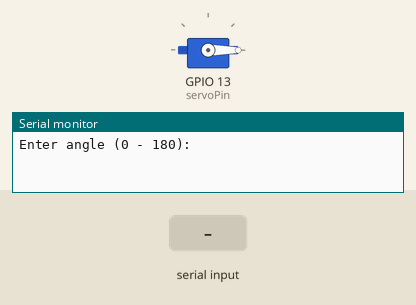
Simulated run of this sketch. Board: ESP32. On the bench: servo, the last lines printed to the serial monitor. Inputs (shaded band) come from the test bench.

Above: at 1.2 s.
1.3 s: "90,45\n" received over Serial
At 2.0 s:
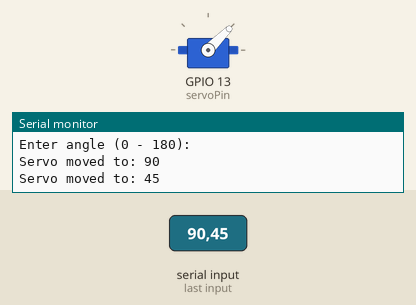
2.8 s: "30,150\n" received over Serial
At 3.2 s:
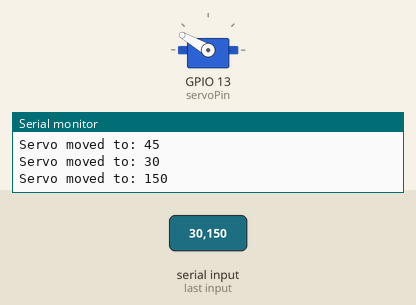
4.3 s: "90\n" received over Serial
At 5.5 s:
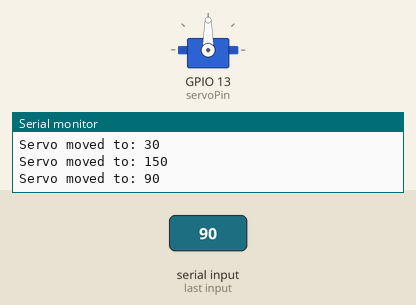
Timing chart, 0 to 7.3 s (numbered marks = the images above; inputs shaded):
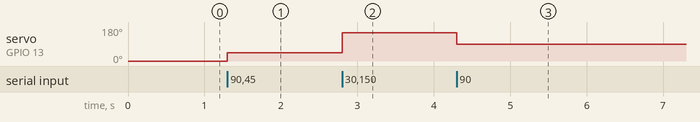

Measured:
- after the input at 1.3 s, servo on GPIO 13 (servoPin): 0° → 45° at once
- after the input at 2.8 s, servo on GPIO 13 (servoPin): 45° → 150° at once
- after the input at 4.3 s, servo on GPIO 13 (servoPin): 150° → 90° at once

The sketch:

1-Serial_Servo.ino
```cpp
/*
  ==============================================================================
   Project       : Serial Controlled Servo
   Version       : 1.0
   Board         : ESP32 DevKit v1
   File          : 1-Serial_Servo.ino
   Author        : JustElectronicX (Dhaivat Joshi)
   Created On    : [14-09-2025]
   Description   : Control a servo motor by entering angle (0–180) through
                   Serial Monitor. Servo position updates immediately when
                   new input is given.

   Status        : Working (tested with ESP32 MG90S servo)

   Purpose       :
     This firmware allows real-time manual control of a servo motor from
     the Arduino IDE Serial Monitor. User inputs an angle, and the servo
     rotates accordingly.

   Features:
     - Input servo angle (0–180) via Serial Monitor.
     - Servo position feedback printed back on Serial.
     - Input validation (rejects invalid values).
     - Compatible with most hobby servos.

   Circuit Connection (ESP32 → Servo):
     - Servo Signal (Orange/Yellow) -> GPIO13
     - Servo VCC (Red)              -> 5V (recommended external supply if high torque)
     - Servo GND (Brown/Black)      -> GND (must be common with ESP32 GND)

   How to Run:
     1. Connect servo as per circuit diagram above.
     2. Open Arduino IDE → Select Board: "ESP32 Dev Module".
     3. Upload the sketch to ESP32.
     4. Open Serial Monitor (Ctrl+Shift+M).
     5. Set baud rate = 115200.
     6. Enter a number between 0 and 180 → Press Enter.
     7. Observe servo movement + feedback in Serial Monitor.

   Common Errors & Fixes:
     - Servo jitters or resets:
         → Use a separate 5V supply for servo (ESP32 5V pin may be weak).
         → Connect grounds (ESP32 GND + Servo GND) together.
     - Random "0" angle input:
         → Serial Monitor may send extra line breaks. Use "No line ending"
           or filter input as already handled in code.
     - Servo not moving:
         → Check pin connection (must be GPIO13 in code).
         → Ensure servo power supply can provide enough current.

   Dependencies:
     - Arduino core for ESP32
     - ESP32Servo library

   Credits:
     - Author: Dhaivat Joshi (JustElectronicX)
     - GitHub: https://github.com/JustElectronicX
     - Instagram: https://www.instagram.com/justelectronicx
     - YouTube : https://www.youtube.com/@justelectronicx
     - Linktree: https://linktr.ee/justelectronicx

   Additional Notes:
     - Modify `servoPin` to use other GPIO if needed.
     - Suitable for robotics, pan-tilt systems, or basic servo experiments.
     - Always ensure external servo power for stability.

  ------------------------------------------------------------------------------
  ==============================================================================
*/


#include <ESP32Servo.h>

Servo myservo;  // create servo object to control a servo

int servoPin = 13;
int pos = 0;    // variable to store the servo position

void setup() {
  Serial.begin(115200);   // Start Serial Monitor (115200)
  while (!Serial) {
    ; // wait for serial port to connect (for native USB)
  }
  // Allow allocation of all timers
  ESP32PWM::allocateTimer(0);
  ESP32PWM::allocateTimer(1);
  ESP32PWM::allocateTimer(2);
  ESP32PWM::allocateTimer(3);

  myservo.setPeriodHertz(50);    // standard 50 hz servo
  myservo.attach(servoPin, 500, 2400); // attach servo on pin
  myservo.write(pos);
  Serial.println("Enter angle (0 - 180):");
}

void loop() {

  while (Serial.available() && !isDigit(Serial.peek())) {
    Serial.read(); // discard '\r' or '\n' etc.
  }
  if (Serial.available() > 0) {
    int angle = Serial.parseInt(); // read integer from Serial
    if (angle >= 0 && angle <= 180) {
      myservo.write(angle);        // move servo
      Serial.print("Servo moved to: ");
      Serial.println(angle);
    } else {
      Serial.println("Invalid angle! Please enter a value between 0 and 180.");
    }
  }
}
```
